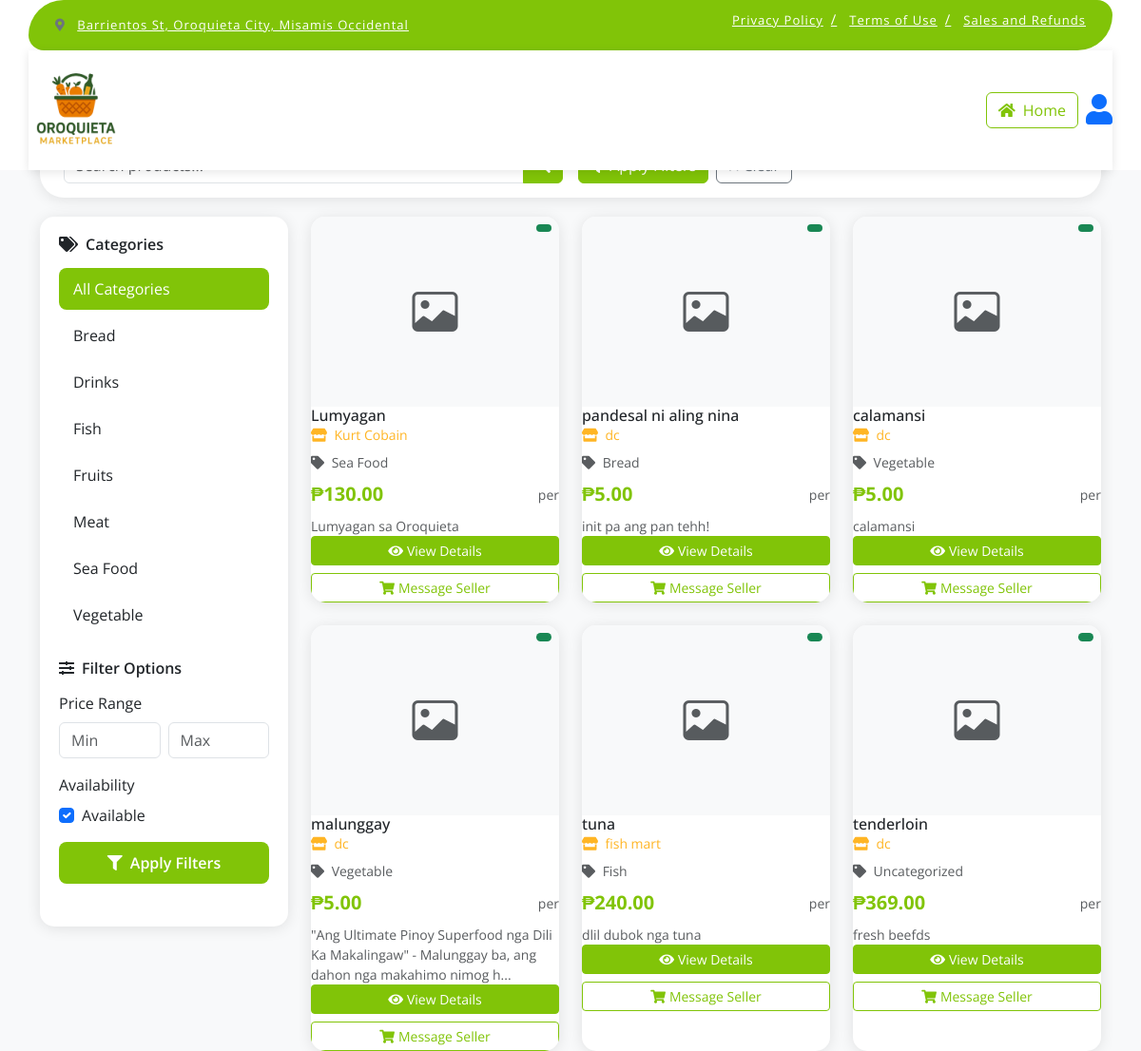
Page /customer/index_copy.php on the committed database.
### tables this page shows
CREATE TABLE `categories` (
  `id` int(11) NOT NULL,
  `name` varchar(100) NOT NULL,
  `icon` varchar(10) DEFAULT NULL COMMENT 'Emoji or icon character',
  `description` text DEFAULT NULL,
  `parent_id` int(11) DEFAULT NULL,
  `image` varchar(255) DEFAULT NULL,
  `is_active` tinyint(1) DEFAULT 1,
  `created_at` timestamp NOT NULL DEFAULT current_timestamp(),
  `updated_at` timestamp NOT NULL DEFAULT current_timestamp() ON UPDATE current_timestamp()
);

CREATE TABLE `products` (
  `id` int(11) NOT NULL,
  `seller_id` int(11) NOT NULL,
  `category_id` int(11) DEFAULT NULL,
  `name` varchar(255) NOT NULL,
  `description` text DEFAULT NULL,
  `price` decimal(10,2) NOT NULL,
  `price_change` enum('up','down','no_change') DEFAULT 'no_change',
  `previous_price` decimal(10,2) DEFAULT NULL,
  `stock_quantity` int(11) NOT NULL DEFAULT 0,
  `weight` decimal(10,2) DEFAULT NULL,
  `is_featured` tinyint(1) DEFAULT 0,
  `is_active` tinyint(1) DEFAULT 1,
  `created_at` timestamp NOT NULL DEFAULT current_timestamp(),
  `updated_at` timestamp NOT NULL DEFAULT current_timestamp() ON UPDATE current_timestamp()
);

### customer/index_copy.php (the view, shortened to what this page needs)
<?php
require_once '../includes/db_connect.php';
$cat_query = "SELECT id, name FROM categories WHERE is_active = 1 ORDER BY name";
$cat_stmt = $pdo->query($cat_query);
$search = isset($_GET['search']) ? trim($_GET['search']) : '';
$category_filter = isset($_GET['category']) ? intval($_GET['category']) : 0;
$price_min = isset($_GET['price_min']) ? floatval($_GET['price_min']) : 0;
$price_max = isset($_GET['price_max']) ? floatval($_GET['price_max']) : 999999;
$where_conditions = ["p.is_active = 1"];
$params = [];
$where_clause = implode(" AND ", $where_conditions);
$query = "SELECT p.*, c.name as category_name,
          COALESCE(sa.business_name, CONCAT(s.first_name, ' ', s.last_name), 'Unknown Seller') as shop_name
          FROM products p
          LEFT JOIN categories c ON p.category_id = c.id
          LEFT JOIN sellers s ON p.seller_id = s.id
          LEFT JOIN seller_applications sa ON s.id = sa.seller_id AND sa.status = 'approved'
          WHERE $where_clause
          ORDER BY p.created_at DESC";
$stmt = $pdo->prepare($query);
$stmt->execute($params);
$products = $stmt->fetchAll();
?>
<!DOCTYPE html>
<html lang="en">
<head>
    <link rel="stylesheet" href="https://use.fontawesome.com/releases/v5.15.4/css/all.css" />
    <link href="https://cdn.jsdelivr.net/npm/bootstrap-icons@1.4.1/font/bootstrap-icons.css" rel="stylesheet">
    <link href="https://cdn.jsdelivr.net/npm/bootstrap@5.3.0/dist/css/bootstrap.min.css" rel="stylesheet">
</head>
<body>
    <div class="container-fluid fixed-top">
        <div class="container topbar bg-primary d-none d-lg-block">
            <div class="d-flex justify-content-between">
                <div class="top-info ps-2">
                    <small class="me-3"><i class="fas fa-map-marker-alt me-2 text-secondary"></i> <a href="#"
                            class="text-white">Barrientos St, Oroquieta City, Misamis Occidental</a></small>
                </div>
                <div class="top-link pe-2">
                    <a href="#" class="text-white"><small class="text-white mx-2">Privacy Policy</small>/</a>
                    <a href="#" class="text-white"><small class="text-white mx-2">Terms of Use</small>/</a>
                    <a href="#" class="text-white"><small class="text-white ms-2">Sales and Refunds</small></a>
                </div>
            </div>
        </div>
        <div class="container px-0">
            <nav class="navbar navbar-light bg-white navbar-expand-xl">
                <a href="../index.php" class="navbar-brand"><img src="../assets/img/logo-removebg.png" alt="logo"
                        width="100px"></a>
                <div class="collapse navbar-collapse bg-white" id="navbarCollapse">
                    <div class="d-flex m-3 me-0">
                        <a href="../index.php" class="btn btn-outline-primary me-2">
                            <i class="fas fa-home me-1"></i> Home
                        </a>
                        <a href="../authenticator.php" class="my-auto">
                            <i class="fas fa-user fa-2x text-primary"></i>
                        </a>
                    </div>
                </div>
            </nav>
        </div>
    </div>
    <div class="container">
        <div class="search-bar">
            <form method="GET" class="row g-3 align-items-center">
                <div class="col-md-6">
                    <div class="input-group">
                        <button class="btn btn-primary" type="submit">
                        </button>
                    </div>
                </div>
                <div class="col-md-6">
                    <div class="d-flex gap-2">
                        <button type="submit" class="btn btn-primary">
                        </button>
                        <a href="index.php" class="btn btn-outline-secondary">
                        </a>
                    </div>
                </div>
            </form>
        </div>
    </div>
    <div class="container">
        <div class="row">
            <div class="col-lg-3">
                <div class="sidebar">
                    <div class="filter-section">
                        <h6><i class="fas fa-tags me-2"></i>Categories</h6>
                        <div class="category-list">
                            <div class="category-item <?php echo $category_filter == 0 ? 'active' : ''; ?>"
                                onclick="window.location.href='?search=<?php echo urlencode($search); ?>&price_min=<?php echo $price_min; ?>&price_max=<?php echo $price_max; ?>'">
                                All Categories
                            </div>
                            <?php while ($category = $cat_stmt->fetch()): ?>
                                <div class="category-item <?php echo $category_filter == $category['id'] ? 'active' : ''; ?>"
                                    onclick="window.location.href='?search=<?php echo urlencode($search); ?>&category=<?php echo $category['id']; ?>&price_min=<?php echo $price_min; ?>&price_max=<?php echo $price_max; ?>'">
                                    <?php echo htmlspecialchars($category['name']); ?>
                                </div>
                            <?php endwhile; ?>
                        </div>
                    </div>
                    <div class="filter-section">
                        <h6><i class="fas fa-sliders-h me-2"></i>Filter Options</h6>
                        <div class="mb-3">
                            <label class="form-label">Price Range</label>
                            <div class="row g-2">
                                <div class="col-6">
                                    <input type="number" class="form-control" name="price_min" placeholder="Min"
                                        value="<?php echo $price_min > 0 ? $price_min : ''; ?>">
                                </div>
                                <div class="col-6">
                                    <input type="number" class="form-control" name="price_max" placeholder="Max"
                                        value="<?php echo $price_max < 999999 ? $price_max : ''; ?>">
                                </div>
                            </div>
                        </div>
                        <div class="mb-3">
                            <label class="form-label">Availability</label>
                            <div class="form-check">
                                <input class="form-check-input" type="checkbox" id="available" checked>
                                <label class="form-check-label" for="available">
                                    Available
                                </label>
                            </div>
                        </div>
                        <button type="submit" class="btn btn-apply-filters w-100">
                            <i class="fas fa-filter me-2"></i>Apply Filters
                        </button>
                    </div>
                </div>
            </div>
            <div class="col-lg-9">
                <div class="row g-4">
                    <?php if (count($products) > 0): ?>
                        <?php foreach ($products as $product): ?>
                            <div class="col-lg-4 col-md-6">
                                <div class="product-card">
                                    <div class="position-relative">
                                        <?php if (!empty($product['image'])): ?>
                                            <img
                                                class="product-image" alt="<?php echo htmlspecialchars($product['name']); ?>">
                                        <?php else: ?>
                                            <div class="product-image bg-light d-flex align-items-center justify-content-center">
                                                <i class="bi bi-image text-muted" style="font-size: 3rem;"></i>
                                            </div>
                                        <?php endif; ?>
                                        <span class="badge bg-success position-absolute top-0 end-0 m-2">
                                        </span>
                                    </div>
                                    <div class="card-body">
                                        <h6 class="card-title"><?php echo htmlspecialchars($product['name']); ?></h6>
                                        <p class="shop-name mb-2">
                                            <i class="fas fa-store me-1"></i>
                                            <?php echo htmlspecialchars($product['shop_name'] ?? 'Unknown Seller'); ?>
                                        </p>
                                        <p class="text-muted small mb-2">
                                            <i class="fas fa-tag me-1"></i>
                                            <?php echo htmlspecialchars($product['category_name'] ?? 'Uncategorized'); ?>
                                        </p>
                                        <div class="d-flex justify-content-between align-items-center mb-2">
                                            <span
                                                class="product-price">₱<?php echo number_format($product['price'], 2); ?></span>
                                            <small class="text-muted">per
                                                <?php echo htmlspecialchars($product['unit']); ?></small>
                                        </div>
                                        <?php if (!empty($product['description'])): ?>
                                            <p class="card-text small text-muted">
                                                <?php echo htmlspecialchars(substr($product['description'], 0, 100)) . (strlen($product['description']) > 100 ? '...' : ''); ?>
                                            </p>
                                        <?php endif; ?>
                                    </div>
                                    <div class="card-footer bg-transparent border-0">
                                        <div class="d-grid gap-2">
                                            <button class="btn btn-primary btn-sm"
                                                onclick="viewProduct(<?php echo $product['id']; ?>)">
                                                <i class="fas fa-eye me-1"></i>View Details
                                            </button>
                                            <button class="btn btn-outline-primary btn-sm">
                                                <i class="fas fa-shopping-cart me-1"></i>Message Seller
                                            </button>
                                        </div>
                                    </div>
                                </div>
                            </div>
                        <?php endforeach; ?>
                    <?php endif; ?>
                </div>
            </div>
        </div>
    </div>
</body>
</html>

### customer/index_copy.php (style rules this page uses)
:root { --primary: #81C408; --secondary: #FFB524; --success: #198754; --info: #0dcaf0; --warning: #ffc107; --danger: #dc3545; --light: #f8f9fa; --dark: #212529; }
body { font-family: 'Open Sans', sans-serif; background-color: #f8f9fa; padding-top: 120px; }
.fixed-top { transition: 0.5s; background: var(--bs-white); border: 0; }
.topbar { padding: 20px; border-radius: 230px 100px; background-color: var(--primary) !important; }
.topbar .top-info { font-size: 15px; line-height: 0; letter-spacing: 1px; display: flex; align-items: center; }
.topbar .top-link { font-size: 15px; line-height: 0; letter-spacing: 1px; }
.navbar { background: white; box-shadow: 0 2px 10px rgba(0, 0, 0, 0.1); }
.search-bar { background: white; border-radius: 25px; box-shadow: 0 2px 15px rgba(0, 0, 0, 0.1); padding: 15px 25px; margin: 20px 0; }
.sidebar { background: white; border-radius: 15px; box-shadow: 0 2px 15px rgba(0, 0, 0, 0.1); padding: 20px; height: fit-content; position: sticky; top: 20px; }
.product-card { background: white; border-radius: 15px; box-shadow: 0 2px 15px rgba(0, 0, 0, 0.1); transition: all 0.3s ease; height: 100%; overflow: hidden; }
.product-image { height: 200px; object-fit: cover; width: 100%; }
.category-item { padding: 10px 15px; border-radius: 8px; margin-bottom: 5px; cursor: pointer; transition: all 0.3s ease; }
.category-item.active { background-color: var(--primary); color: white; }
.filter-section { margin-bottom: 25px; }
.filter-section h6 { color: var(--dark); font-weight: 600; margin-bottom: 15px; }
.btn-apply-filters { background: var(--primary); border: none; border-radius: 8px; padding: 10px 20px; color: white; font-weight: 600; transition: all 0.3s ease; }
.product-price { font-size: 1.25rem; font-weight: 700; color: var(--primary); }
.shop-name { font-size: 0.875rem; color: var(--secondary); }
.btn-primary { background-color: var(--primary); border-color: var(--primary); }
.btn-outline-primary { color: var(--primary); border-color: var(--primary); }

### rows in the picture
categories: name "Bread"
categories: name "Drinks"
categories: name "Fish"
categories: name "Fruits"
categories: name "Meat"
categories: name "Sea Food"
categories: name "Vegetable"
products: name "Lumyagan", shop_name "Kurt Cobain", category.name "Sea Food", price "130.00", description "Lumyagan sa Oroquieta"
products: name "pandesal ni aling nina", shop_name "dc", category.name "Bread", price "5.00", description "init pa ang pan tehh!"
products: name "calamansi", shop_name "dc", category.name "Vegetable", price "5.00", description "calamansi"
products: name "malunggay", shop_name "dc", category.name "Vegetable", price "5.00", description "\"Ang Ultimate Pinoy Superfood nga Dili Ka Makalingaw\" - Malunggay ba, ang dahon nga makahimo nimog h"
products: name "tuna", shop_name "fish mart", category.name "Fish", price "240.00", description "dlil dubok nga tuna"
products: name "tenderloin", shop_name "dc", category_name "Uncategorized", price "369.00", description "fresh beefds"
